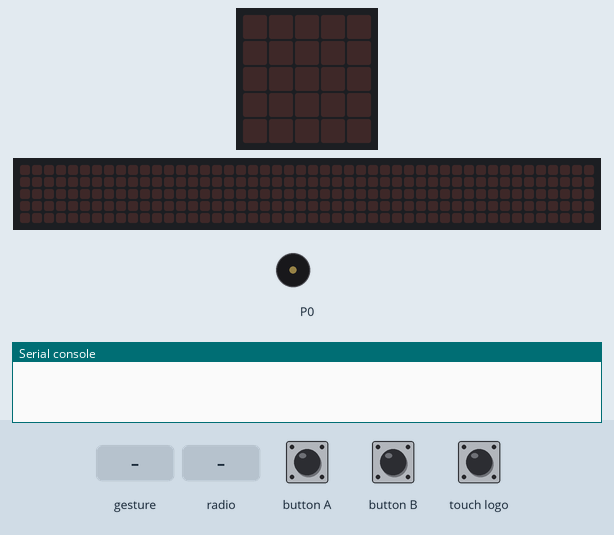
The program below on a simulated BBC micro:bit (MakeCode). On the bench: the board's 5×5 LED display, a strip that is not on the board, showing the scrolling text unrolled, buzzer (waves = sounding), the last lines printed to the serial console. Inputs (shaded band) come from the test bench. No radio messages arrive unless stated (any console line starting 'radio sent:' is added by the test bench); a tilt is held for 1.5 s and a shake lasts 1 s, then the board lies face up again; the 48×5 strip is a reading aid, not a part: it shows the text the display is scrolling, unrolled, one strip-width of it at a time.

Above: at 1.2 s.
1.3 s: button A pressed for 0.15 s
At 1.65 s:
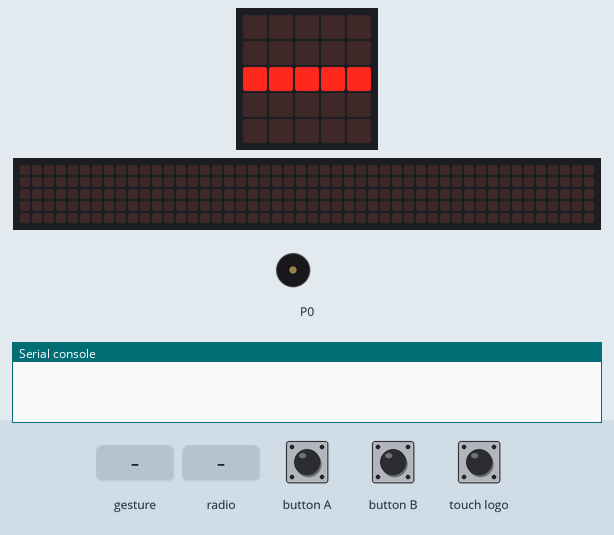
3.3 s: touch logo pressed for 0.15 s
At 3.65 s:
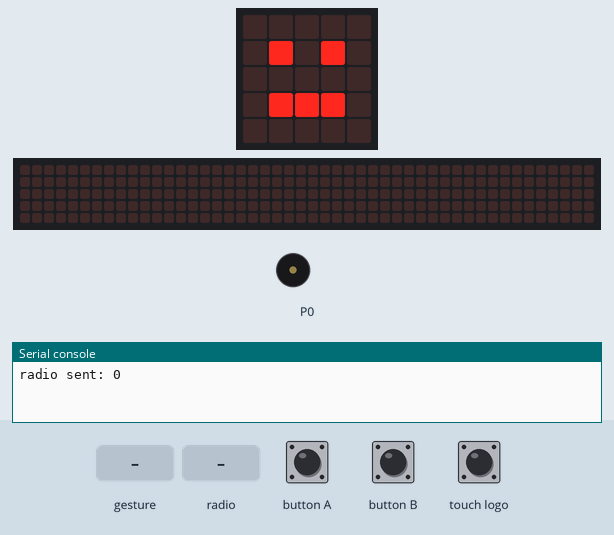
5.3 s: gesture 'shake'
At 5.7 s:
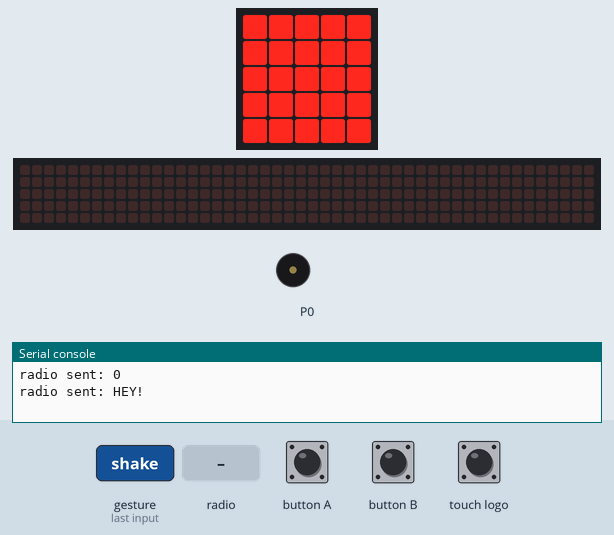
7.4 s: touch logo pressed for 1 s
At 8.6 s:
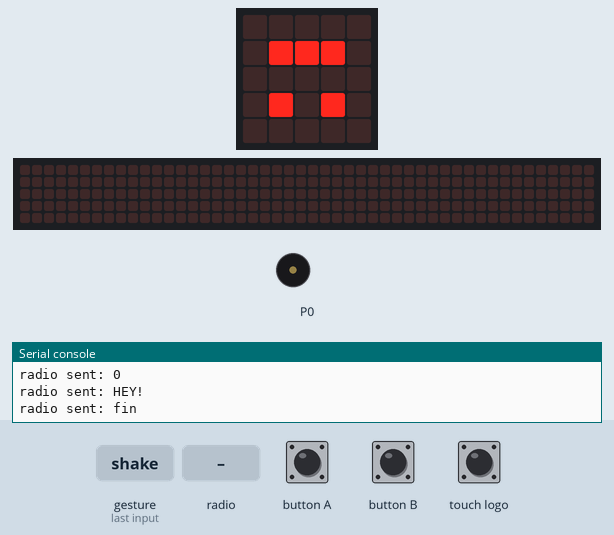
10.3 s: radio message "1" arrives
At 10.63 s:
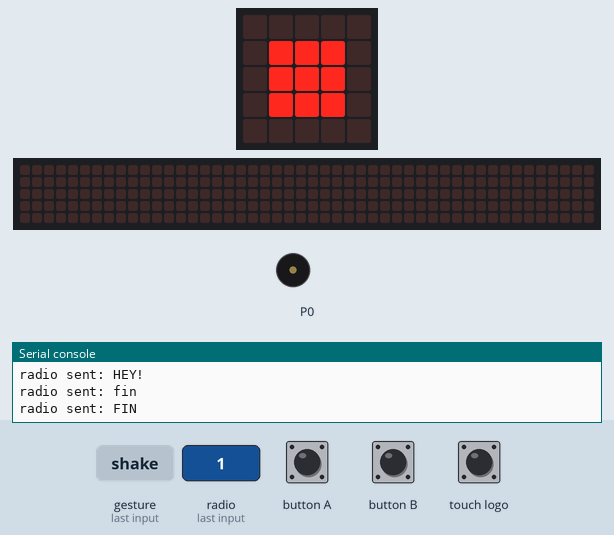
12.3 s: radio message "FIN" arrives
At 15.75 s:
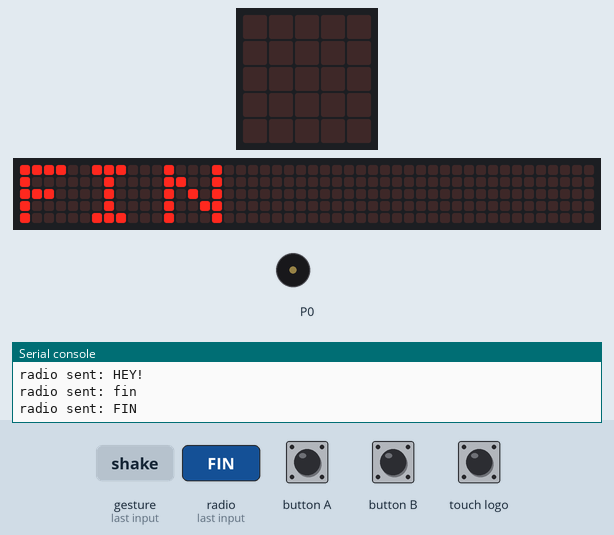
Timing chart, 0 to 16.3 s (numbered marks = the images above; inputs shaded):
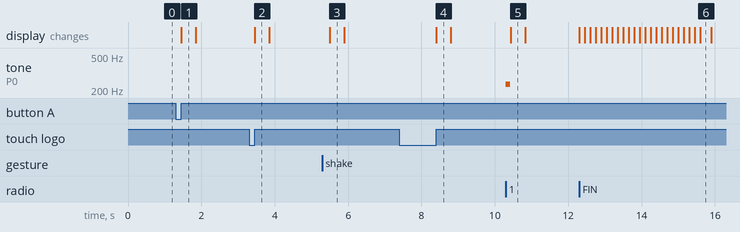

Measured:
- after the input at 1.3 s, the display: changes after 0.15 s (image 1)
- after the input at 3.3 s, the display: changes after 0.15 s (image 2)
- after the input at 5.3 s, the display: changes after 0.20 s (image 3)
- after the input at 7.4 s, the display: changes after 1.0 s (image 4)
- after the input at 10.3 s, tone on P0: silent → 233 Hz at once, → silent 0.12 s later; the display: changes after 0.13 s (image 5)
- after the input at 12.3 s, the display: changes at once (image 6)
- what the display in image 1 shows lasts 0.4 s, from 1.5 s to 1.9 s

The program:

main.ts
```typescript
//  Send all received packets to serial output
radio.onReceivedNumber(function on_received_number(receivedNumber: number) {
    if (receivedNumber == 0) {
        music.play(music.tonePlayable(233, music.beat(BeatFraction.Whole)), music.PlaybackMode.UntilDone)
        basic.showLeds(`
            . . . . .
            . . . . .
            # # # # #
            . . . . .
            . . . . .
            `)
        basic.clearScreen()
    } else {
        music.play(music.tonePlayable(233, music.beat(BeatFraction.Quarter)), music.PlaybackMode.UntilDone)
        basic.showLeds(`
            . . . . .
            . # # # .
            . # # # .
            . # # # .
            . . . . .
            `)
    }

    basic.clearScreen()
})
input.onLogoEvent(TouchButtonEvent.LongPressed, function on_logo_long_pressed() {
    basic.showLeds(`
        . . . . .
        . # # # .
        . . . . .
        . # . # .
        . . . . .
        `)
    radio.sendString("FIN")
    basic.clearScreen()
})
//  Decrement radio group by 1
input.onButtonPressed(Button.A, function on_button_pressed_a() {
    basic.showLeds(`
        . . . . .
        . . . . .
        # # # # #
        . . . . .
        . . . . .
        `)
    radio.sendNumber(0)
    basic.clearScreen()
})
input.onGesture(Gesture.Shake, function on_gesture_shake() {
    basic.showLeds(`
        # # # # #
        # # # # #
        # # # # #
        # # # # #
        # # # # #
        `)
    radio.sendString("fin")
    basic.clearScreen()
})
radio.onReceivedString(function on_received_string(receivedString: string) {
    if (receivedString == "fin") {
        basic.showLeds(`
            # # # # #
            # # # # #
            # # # # #
            # # # # #
            # # # # #
            `)
        basic.pause(1000)
        basic.clearScreen()
    } else {
        basic.showString(receivedString)
    }

})
/**

Download this code and connect the device to the computer.

Press A and B to select the radio group or change it in the code.


 */
//  Increment radio group by 1
input.onButtonPressed(Button.B, function on_button_pressed_b() {
    basic.showLeds(`
        . . . . .
        . # # # .
        . # # # .
        . # # # .
        . . . . .
        `)
    radio.sendNumber(1)
    basic.clearScreen()
})
input.onLogoEvent(TouchButtonEvent.Pressed, function on_logo_pressed() {
    basic.showLeds(`
        . . . . .
        . # . # .
        . . . . .
        . # # # .
        . . . . .
        `)
    radio.sendString("HEY!")
    basic.clearScreen()
})
let group = 128
radio.setGroup(group)
```

test.ts
```typescript
// テストはここに来ます。このパッケージが拡張機能として使用されるときにはコンパイルされません。
```
